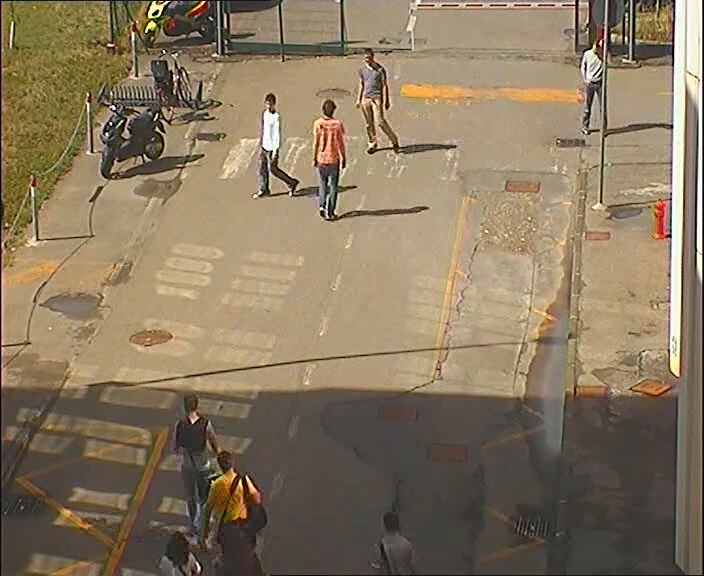
#> input picture test3.jpg, 704 x 576 px
$ python detect.py   (Python 2 division)   (older library calls are emulated)
#> lines starting #> are read from the running program, lines starting #| are printed output that depends on the picture
import cv2
import cv
import sys
import numpy as np
from matplotlib import pyplot as plt
######################################

def generate_histogram(img):
	hist,bins = np.histogram(img.flatten(),256,[0,256])

	#cumulative distribution function calculation
	cdf = hist.cumsum()

	plt.plot(cdf_normalized, color = 'b')
	plt.hist(img.flatten(),256,[0,256], color = 'r')
	plt.xlim([0,256])
	plt.legend(('cdf','histogram'), loc = 'upper left')
	plt.show()

	return hist


def normalize_grayimage(image):
	image = cv2.equalizeHist(image)
	cv2.imshow("Equalized img", image)

	return image


def main():
	#IMG PATHS
	imagePath = "test3.jpg"
	cascPath = "cascades/haarcascade_pedestrian.xml"

	pplCascade = cv2.CascadeClassifier(cascPath)
	image = cv2.imread(imagePath)
#> image is the input picture: shape (576, 704, 3); mean B, G, R 95.1, 119.5, 136
	gray = cv2.cvtColor(image, cv2.COLOR_BGR2GRAY)
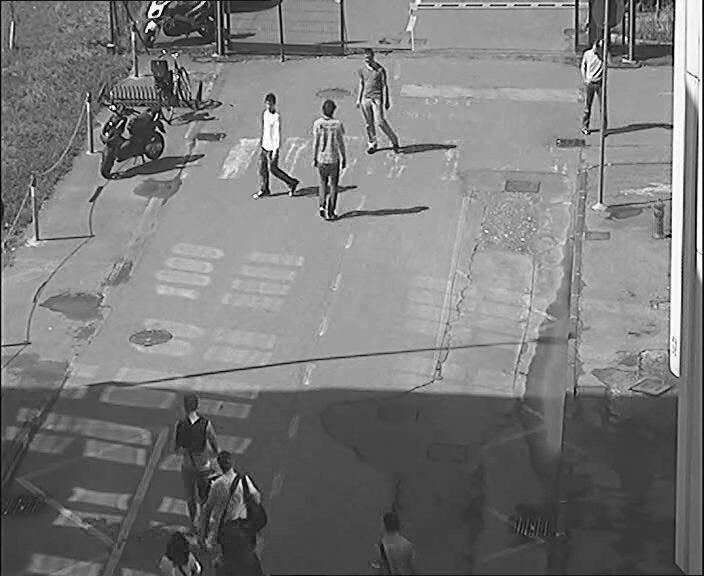
#> gray: shape (576, 704); min 0, max 255, mean 121.7

	gray = normalize_grayimage(gray)
#> in normalize_grayimage, `image = cv2.equalizeHist(image)`:
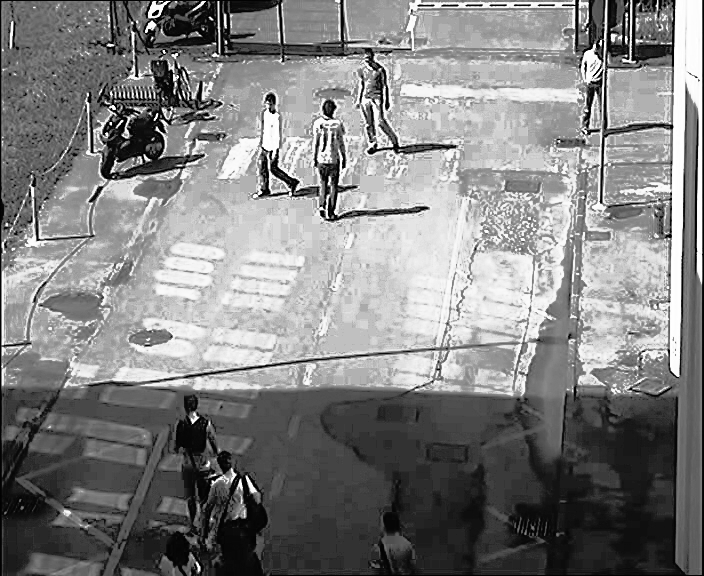
#> image: shape (576, 704); min 0, max 255, mean 128.9

	pedestrians = pplCascade.detectMultiScale(
		gray,
		scaleFactor=1.2,
		minNeighbors=10,
		minSize=(32,96),
		flags = cv2.cv.CV_HAAR_SCALE_IMAGE
	)
#> pedestrians = [[356, 32, 44, 123], [306, 83, 53, 151], [176, 398, 46, 131], [248, 64, 55, 154]]

	print "Found {0} ppl!".format(len(pedestrians))
#| Found 4 ppl!

	#Draw a rectangle around the detected objects
	for (x, y, w, h) in pedestrians:
		cv2.rectangle(image, (x, y), (x+w, y+h), (0, 255, 0), 2)
#> this loop made 4 passes
#> image: shape (576, 704, 3)

	cv2.imwrite("saida.jpg", image)
	cv2.imshow("Ppl found", image)
	cv2.waitKey(0)

	return 0


if __name__ == '__main__':
	main()

$ run again, with test1.jpg copied over test3.jpg
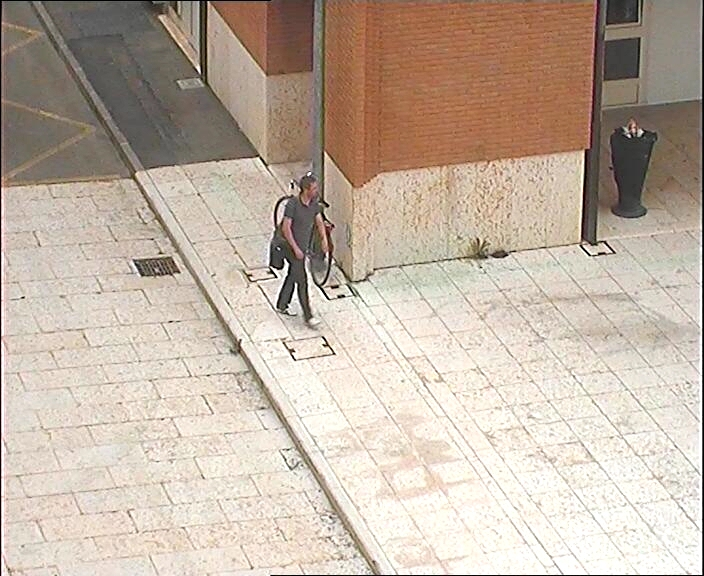
#> input picture test1.jpg, 704 x 576 px
#> in main, image is the input picture: shape (576, 704, 3); mean B, G, R 164.2, 178.8, 194.1
#> in main, `gray = cv2.cvtColor(image, cv2.COLOR_BGR2GRAY)`:
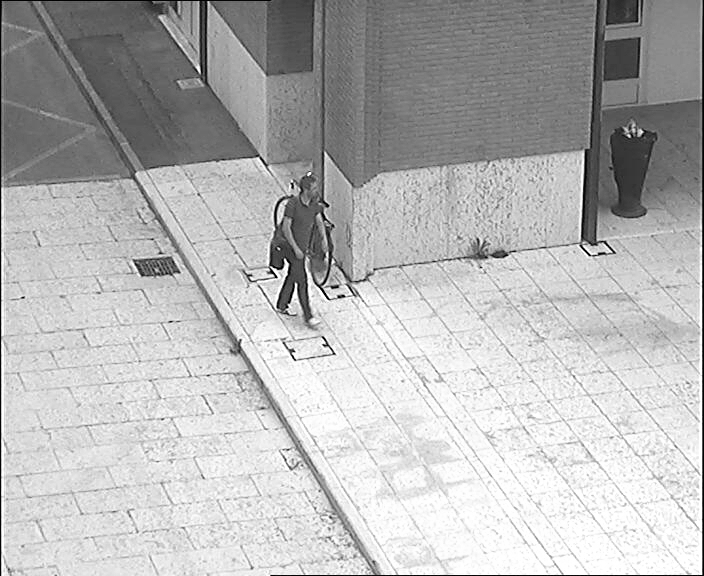
#> gray: shape (576, 704); min 0, max 255, mean 181.7
#> in normalize_grayimage, `image = cv2.equalizeHist(image)`:
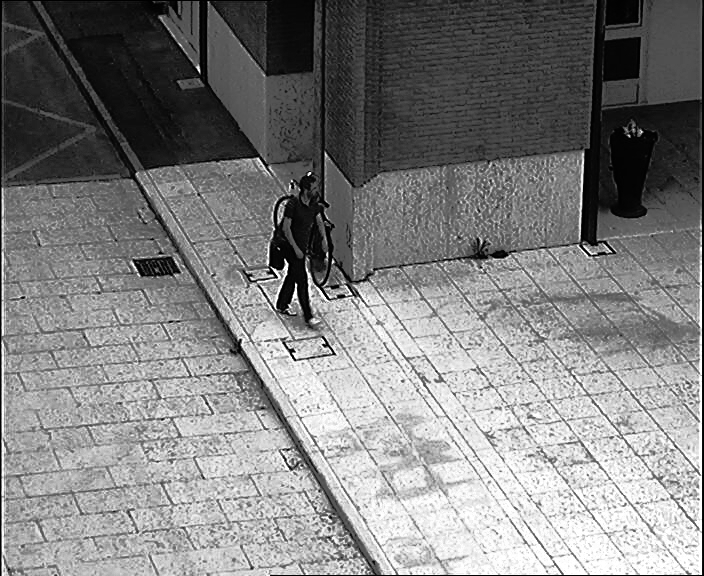
#> image: shape (576, 704); min 0, max 255, mean 128.2
#> pedestrians = [[271, 161, 63, 178], [598, 72, 50, 141]]
#| Found 2 ppl!
#> the loop in main, `for (x, y, w, h) in pedestrians:` made 2 passes

$ run again, with test2.jpg copied over test3.jpg
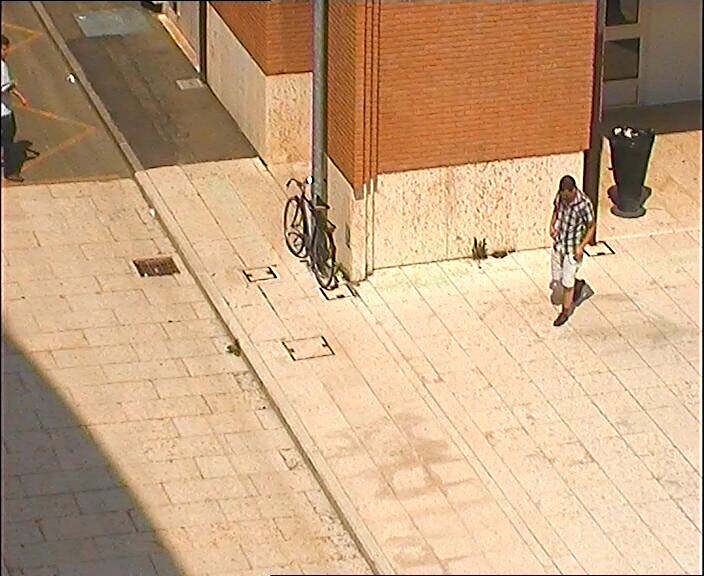
#> input picture test2.jpg, 704 x 576 px
#> in main, image is the input picture: shape (576, 704, 3); mean B, G, R 130, 164.5, 198.6
#> in main, `gray = cv2.cvtColor(image, cv2.COLOR_BGR2GRAY)`:
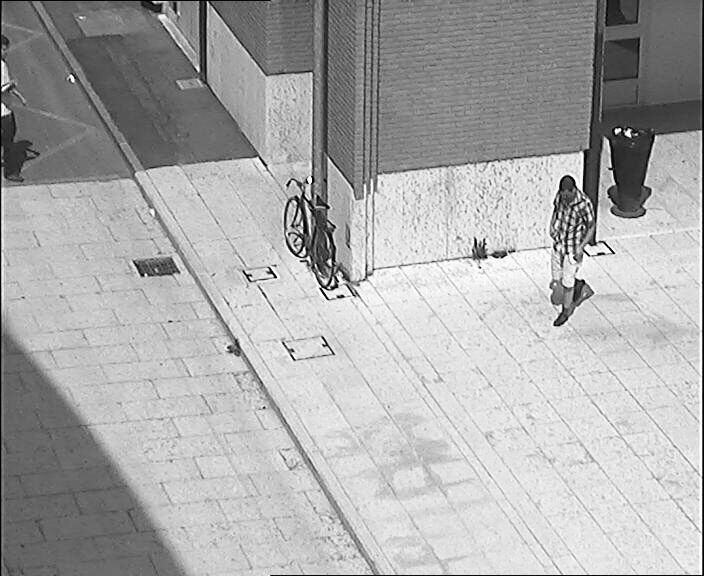
#> gray: shape (576, 704); min 0, max 255, mean 170.8
#> in normalize_grayimage, `image = cv2.equalizeHist(image)`:
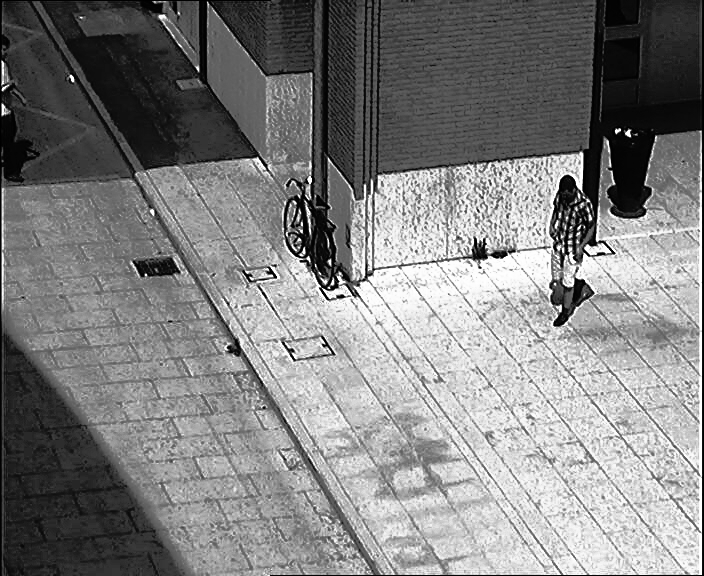
#> image: shape (576, 704); min 0, max 255, mean 128.4
#> pedestrians = [[543, 134, 53, 151], [297, 185, 49, 138], [600, 92, 58, 163]]
#| Found 3 ppl!
#> the loop in main, `for (x, y, w, h) in pedestrians:` made 3 passes
